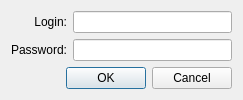
<?xml version="1.0" encoding="UTF-8"?>
<ui version="4.0">
 <class>StocksInPlayCredentials</class>
 <widget class="QDialog" name="StocksInPlayCredentials">
  <property name="geometry">
   <rect>
    <x>0</x>
    <y>0</y>
    <width>243</width>
    <height>99</height>
   </rect>
  </property>
  <property name="windowTitle">
   <string extracomment="Means &quot;Login and password to access the website&quot;">Credentials</string>
  </property>
  <layout class="QGridLayout" name="gridLayout">
   <item row="0" column="0">
    <widget class="QLabel" name="label">
     <property name="text">
      <string extracomment="Noun. Means &quot;Login name&quot;">Login:</string>
     </property>
     <property name="alignment">
      <set>Qt::AlignRight|Qt::AlignTrailing|Qt::AlignVCenter</set>
     </property>
    </widget>
   </item>
   <item row="0" column="1">
    <widget class="QLineEdit" name="lineLogin"/>
   </item>
   <item row="1" column="0">
    <widget class="QLabel" name="label_2">
     <property name="text">
      <string>Password:</string>
     </property>
     <property name="alignment">
      <set>Qt::AlignRight|Qt::AlignTrailing|Qt::AlignVCenter</set>
     </property>
    </widget>
   </item>
   <item row="1" column="1">
    <widget class="QLineEdit" name="linePassword">
     <property name="echoMode">
      <enum>QLineEdit::Password</enum>
     </property>
    </widget>
   </item>
   <item row="2" column="1">
    <spacer name="verticalSpacer">
     <property name="orientation">
      <enum>Qt::Vertical</enum>
     </property>
     <property name="sizeHint" stdset="0">
      <size>
       <width>20</width>
       <height>0</height>
      </size>
     </property>
    </spacer>
   </item>
   <item row="3" column="0" colspan="2">
    <widget class="QDialogButtonBox" name="buttonBox">
     <property name="orientation">
      <enum>Qt::Horizontal</enum>
     </property>
     <property name="standardButtons">
      <set>QDialogButtonBox::Cancel|QDialogButtonBox::Ok</set>
     </property>
    </widget>
   </item>
  </layout>
 </widget>
 <tabstops>
  <tabstop>lineLogin</tabstop>
  <tabstop>linePassword</tabstop>
  <tabstop>buttonBox</tabstop>
 </tabstops>
 <resources/>
 <connections>
  <connection>
   <sender>buttonBox</sender>
   <signal>accepted()</signal>
   <receiver>StocksInPlayCredentials</receiver>
   <slot>accept()</slot>
   <hints>
    <hint type="sourcelabel">
     <x>248</x>
     <y>254</y>
    </hint>
    <hint type="destinationlabel">
     <x>157</x>
     <y>274</y>
    </hint>
   </hints>
  </connection>
  <connection>
   <sender>buttonBox</sender>
   <signal>rejected()</signal>
   <receiver>StocksInPlayCredentials</receiver>
   <slot>reject()</slot>
   <hints>
    <hint type="sourcelabel">
     <x>316</x>
     <y>260</y>
    </hint>
    <hint type="destinationlabel">
     <x>286</x>
     <y>274</y>
    </hint>
   </hints>
  </connection>
 </connections>
</ui>
